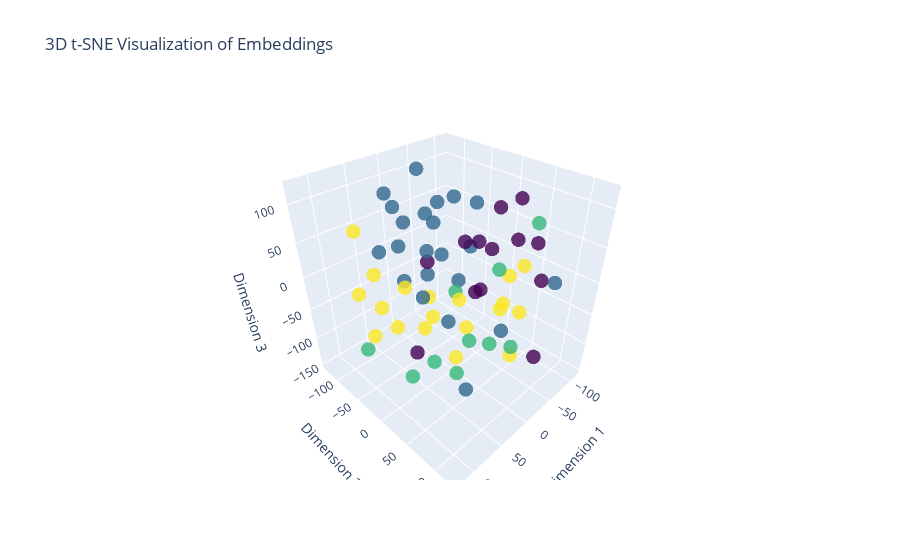

Write notebook code for a chart like this one.
### Markdown cell above
This code snippet provides a summary for generating a 3D t-SNE visualization of embeddings using Plotly. Itdemonstrates how words that are similar to each other are posistioned closer together.

### Code cell
# Get the first batch from the validation data
batch = next(iter(valid_dataloader))

# Extract the text and offsets from the batch
label, text, offsets = batch

# Send the data to the device (GPU if available)
text = text.to(device)
offsets = offsets.to(device)

# Get the embeddings bag output for the batch
embedded = model.embedding(text, offsets)

# Convert the embeddings tensor to a numpy array
embeddings_numpy = embedded.detach().cpu().numpy()

# Perform t-SNE on the embeddings to reduce their dimensionality to 3D.
X_embedded_3d = TSNE(n_components=3).fit_transform(embeddings_numpy)

# Create a 3D scatter plot using Plotly
trace = go.Scatter3d(
    x=X_embedded_3d[:, 0],
    y=X_embedded_3d[:, 1],
    z=X_embedded_3d[:, 2],
    mode='markers',
    marker=dict(
        size=5,
        color=label.numpy(),  # Use label information for color
        colorscale='Viridis',  # Choose a colorscale
        opacity=0.8
    )
)

layout = go.Layout(title="3D t-SNE Visualization of Embeddings",
                   scene=dict(xaxis_title='Dimension 1',
                              yaxis_title='Dimension 2',
                              zaxis_title='Dimension 3'))

fig = go.Figure(data=[trace], layout=layout)
fig.show()

### Figure 1 — Plotly figure (JSON) as saved in the notebook; plotly's stock layout.template omitted (floating-point values rounded to 4 significant figures)
{"data": [{"marker": {"color": [0, 3, 1, 1, 3, 3, 3, 3, 3, 0, 0, 2, 0, 1, 2, 2, 2, 1, 0, 3, 1, 3, 3, 1, 1, 3, 1, 3, 1, 1, 1, 0, 1, 0, 0, 3, 1, 1, 1, 3, 1, 3, 2, 3, 0, 0, 3, 1, 0, 2, 1, 2, 2, 1, 2, 0, 3, 1, 1, 2, 3, 1, 3, 0], "colorscale": [[0, "#440154"], [0.1111, "#482878"], [0.2222, "#3e4989"], [0.3333, "#31688e"], [0.4444, "#26828e"], [0.5556, "#1f9e89"], [0.6667, "#35b779"], [0.7778, "#6ece58"], [0.8889, "#b5de2b"], [1, "#fde725"]], "opacity": 0.8, "size": 5}, "mode": "markers", "type": "scatter3d", "x": [-108.1, 69.66, -55.69, 58.17, 13.14, -56.79, -32.19, 7.401, 95.07, -53.86, 64.88, 108.5, -45.31, 99.11, 41.87, 95.89, 123.1, 99.03, -84.24, 37.37, -79.78, 82.28, -40.17, 49.88, -92.37, -46.3, 58.01, -73.58, -0.7641, -109.6, 55.56, -114.5, -40.84, 31.27, -89.77, 67.04, 53.18, 12.88, 15.87, 15.5, -45.87, -11.95, 18.35, -74.49, 0.6343, -50.65, 11.8, -13.98, -37.7, 13.78, 54.24, 39.54, -46.64, -10.57, -3.828, -6.578, -6.497, 14.84, -66.01, -114.9, 47.58, -14.81, 106.8, -28.57], "y": [14.99, -104.5, -23.78, 16.7, 111.7, 43.82, -5.806, -39.06, -69.94, 24.45, -0.0876, 42.33, 97.39, 54.77, 66.59, 99.09, -20.3, -12.57, 62.0, -73.89, 19.78, -64.66, 67.47, -36.25, -47.35, 71.22, 78.24, 24.27, -22.28, 78.75, -54.78, 10.49, -40.7, 70.99, -65.16, 18.91, -38.75, -77.64, 6.339, 20.24, -35.6, -53.34, 21.23, -61.11, 40.0, -105.5, -84.18, -78.88, 27.87, -24.49, 11.22, 123.3, 84.09, -128.6, 59.93, 124.5, 70.46, -19.16, -97.89, -18.57, -103.9, -65.81, -6.407, 11.55], "z": [80.78, 55.13, 16.35, 43.34, 76.85, 0.2425, -99.22, -42.41, -9.444, 89.35, -79.66, -59.94, 24.08, 52.77, -32.62, -22.69, -49.73, 76.56, 43.96, -98.03, -118.6, -81.37, -109.5, 5.188, 59.98, -37.09, -92.49, -62.92, 27.58, -19.14, 115.9, 16.76, 86.86, 36.6, -6.494, -27.13, 54.32, 56.98, -53.84, -107.7, -38.99, -95.35, 2.436, -101.2, 71.1, -41.2, -47.3, 119.4, 40.87, -147.8, 113.8, -7.073, 92.66, 53.49, -70.47, -51.6, -10.86, 78.41, 53.01, -44.82, -18.45, 8.64, 10.89, -26.73]}], "layout": {"scene": {"xaxis": {"title": {"text": "Dimension 1"}}, "yaxis": {"title": {"text": "Dimension 2"}}, "zaxis": {"title": {"text": "Dimension 3"}}}, "title": {"text": "3D t-SNE Visualization of Embeddings"}}}
